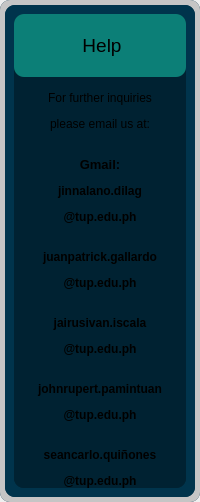
                  <widget class="QWidget" name="page_3">
                   <layout class="QVBoxLayout" name="verticalLayout_5">
                    <property name="spacing">
                     <number>0</number>
                    </property>
                    <property name="leftMargin">
                     <number>0</number>
                    </property>
                    <property name="topMargin">
                     <number>0</number>
                    </property>
                    <property name="rightMargin">
                     <number>0</number>
                    </property>
                    <property name="bottomMargin">
                     <number>0</number>
                    </property>
                    <item>
                     <widget class="QWidget" name="widget_9" native="true">
                      <property name="styleSheet">
                       <string notr="true">#widget_9{
	background-color: rgb(0, 52, 76);
	border-radius: 10px;
}</string>
                      </property>
                      <layout class="QVBoxLayout" name="verticalLayout_53">
                       <property name="spacing">
                        <number>0</number>
                       </property>
                       <property name="leftMargin">
                        <number>0</number>
                       </property>
                       <property name="topMargin">
                        <number>0</number>
                       </property>
                       <property name="rightMargin">
                        <number>0</number>
                       </property>
                       <property name="bottomMargin">
                        <number>0</number>
                       </property>
                       <item>
                        <widget class="QFrame" name="frame_41">
                         <property name="styleSheet">
                          <string notr="true">background-color: rgb(197, 197, 197);
border-radius:10px;</string>
                         </property>
                         <property name="frameShape">
                          <enum>QFrame::StyledPanel</enum>
                         </property>
                         <property name="frameShadow">
                          <enum>QFrame::Raised</enum>
                         </property>
                         <layout class="QVBoxLayout" name="verticalLayout_55">
                          <property name="spacing">
                           <number>0</number>
                          </property>
                          <property name="leftMargin">
                           <number>5</number>
                          </property>
                          <property name="topMargin">
                           <number>5</number>
                          </property>
                          <property name="rightMargin">
                           <number>5</number>
                          </property>
                          <property name="bottomMargin">
                           <number>5</number>
                          </property>
                          <item>
                           <widget class="QFrame" name="frame_42">
                            <property name="styleSheet">
                             <string notr="true">	background-color: rgb(0, 52, 76);</string>
                            </property>
                            <property name="frameShape">
                             <enum>QFrame::StyledPanel</enum>
                            </property>
                            <property name="frameShadow">
                             <enum>QFrame::Raised</enum>
                            </property>
                            <layout class="QVBoxLayout" name="verticalLayout_56">
                             <property name="spacing">
                              <number>0</number>
                             </property>
                             <property name="leftMargin">
                              <number>0</number>
                             </property>
                             <property name="topMargin">
                              <number>0</number>
                             </property>
                             <property name="rightMargin">
                              <number>0</number>
                             </property>
                             <property name="bottomMargin">
                              <number>0</number>
                             </property>
                             <item>
                              <widget class="QFrame" name="frame_43">
                               <property name="styleSheet">
                                <string notr="true"/>
                               </property>
                               <property name="frameShape">
                                <enum>QFrame::StyledPanel</enum>
                               </property>
                               <property name="frameShadow">
                                <enum>QFrame::Raised</enum>
                               </property>
                               <layout class="QVBoxLayout" name="verticalLayout_58">
                                <item alignment="Qt::AlignTop">
                                 <widget class="QFrame" name="frame_45">
                                  <property name="styleSheet">
                                   <string notr="true">	background-color: rgb(0, 34, 50);	</string>
                                  </property>
                                  <property name="frameShape">
                                   <enum>QFrame::StyledPanel</enum>
                                  </property>
                                  <property name="frameShadow">
                                   <enum>QFrame::Raised</enum>
                                  </property>
                                  <layout class="QVBoxLayout" name="verticalLayout_59">
                                   <property name="spacing">
                                    <number>0</number>
                                   </property>
                                   <property name="leftMargin">
                                    <number>0</number>
                                   </property>
                                   <property name="topMargin">
                                    <number>0</number>
                                   </property>
                                   <property name="rightMargin">
                                    <number>0</number>
                                   </property>
                                   <property name="bottomMargin">
                                    <number>0</number>
                                   </property>
                                   <item>
                                    <widget class="QLabel" name="label_8">
                                     <property name="font">
                                      <font>
                                       <pointsize>13</pointsize>
                                      </font>
                                     </property>
                                     <property name="styleSheet">
                                      <string notr="true">background-color: rgb(12, 127, 119);
	padding-top: 20px;
	padding-bottom: 20px;</string>
                                     </property>
                                     <property name="text">
                                      <string>&lt;html&gt;&lt;head/&gt;&lt;body&gt;&lt;p align=&quot;center&quot;&gt;&lt;span style=&quot; font-size:14pt;&quot;&gt;Help&lt;/span&gt;&lt;/p&gt;&lt;/body&gt;&lt;/html&gt;</string>
                                     </property>
                                     <property name="textFormat">
                                      <enum>Qt::RichText</enum>
                                     </property>
                                    </widget>
                                   </item>
                                   <item>
                                    <widget class="QLabel" name="label_43">
                                     <property name="text">
                                      <string>&lt;html&gt;&lt;head/&gt;&lt;body&gt;&lt;p align=&quot;center&quot;&gt;&lt;br/&gt;For further inquiries&lt;/p&gt;&lt;p align=&quot;center&quot;&gt;please email us at:&lt;/p&gt;&lt;p align=&quot;center&quot;&gt;&lt;br/&gt;&lt;span style=&quot; font-size:10pt; font-weight:600;&quot;&gt;Gmail:&lt;/span&gt;&lt;/p&gt;&lt;p align=&quot;center&quot;&gt;&lt;span style=&quot; font-weight:600;&quot;&gt;jinnalano.dilag&lt;/span&gt;&lt;/p&gt;&lt;p align=&quot;center&quot;&gt;&lt;span style=&quot; font-weight:600;&quot;&gt;@tup.edu.ph&lt;/span&gt;&lt;/p&gt;&lt;p align=&quot;center&quot;&gt;&lt;br/&gt;&lt;span style=&quot; font-weight:600;&quot;&gt;juanpatrick.gallardo&lt;/span&gt;&lt;/p&gt;&lt;p align=&quot;center&quot;&gt;&lt;span style=&quot; font-weight:600;&quot;&gt;@tup.edu.ph&lt;/span&gt;&lt;/p&gt;&lt;p align=&quot;center&quot;&gt;&lt;br/&gt;&lt;span style=&quot; font-weight:600;&quot;&gt;jairusivan.iscala&lt;/span&gt;&lt;/p&gt;&lt;p align=&quot;center&quot;&gt;&lt;span style=&quot; font-weight:600;&quot;&gt;@tup.edu.ph&lt;/span&gt;&lt;/p&gt;&lt;p align=&quot;center&quot;&gt;&lt;br/&gt;&lt;span style=&quot; font-weight:600;&quot;&gt;johnrupert.pamintuan&lt;/span&gt;&lt;/p&gt;&lt;p align=&quot;center&quot;&gt;&lt;span style=&quot; font-weight:600;&quot;&gt;@tup.edu.ph&lt;/span&gt;&lt;/p&gt;&lt;p align=&quot;center&quot;&gt;&lt;br/&gt;&lt;span style=&quot; font-weight:600;&quot;&gt;seancarlo.quiñones&lt;/span&gt;&lt;/p&gt;&lt;p align=&quot;center&quot;&gt;&lt;span style=&quot; font-weight:600;&quot;&gt;@tup.edu.ph&lt;/span&gt;&lt;/p&gt;&lt;/body&gt;&lt;/html&gt;</string>
                                     </property>
                                     <property name="textFormat">
                                      <enum>Qt::RichText</enum>
                                     </property>
                                    </widget>
                                   </item>
                                  </layout>
                                 </widget>
                                </item>
                               </layout>
                              </widget>
                             </item>
                            </layout>
                           </widget>
                          </item>
                         </layout>
                        </widget>
                       </item>
                      </layout>
                     </widget>
                    </item>
                   </layout>
                  </widget>
